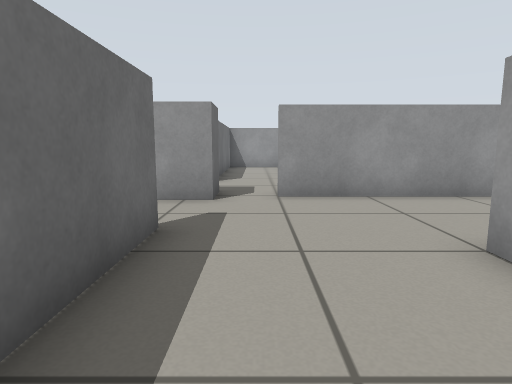
[1] (above)

20 first-person views from a walk through a robot-simulator world made for Gazebo. The camera is 0.57 m above the floor, tilts 8° down and sees 75° across. The floor is counted in squares, 0.5 m on a side. Each view is taken from the middle of a square. On the plan, view 1 faces up. The plan holds only what a view shows up to about 13 squares ahead; the rest is blank.

[2]
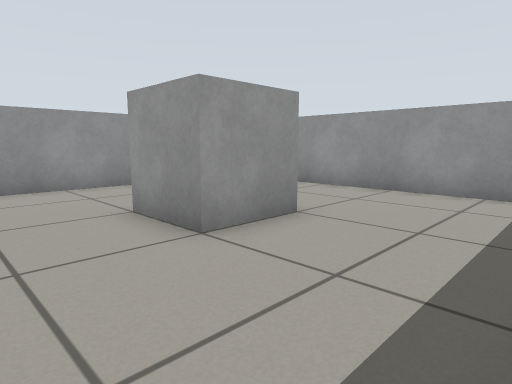

[3]
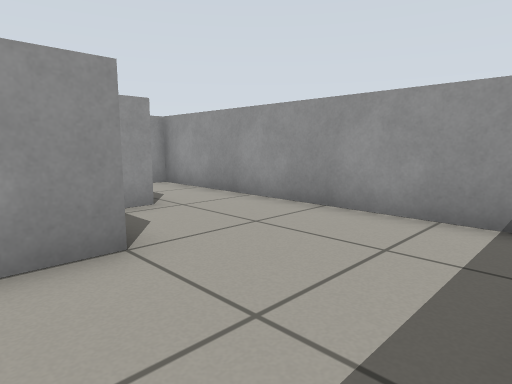

[4]
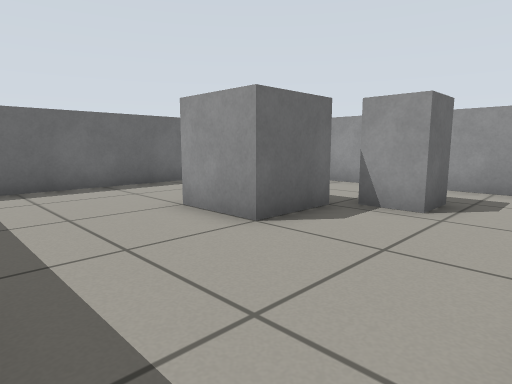

[5]
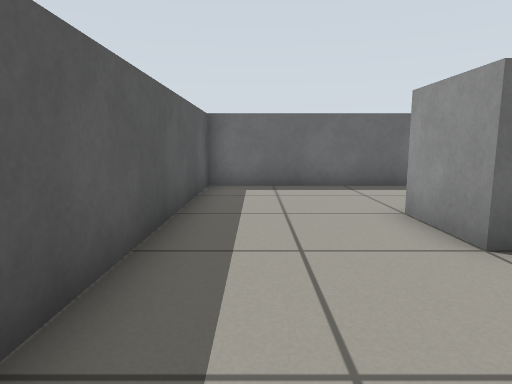

[6]
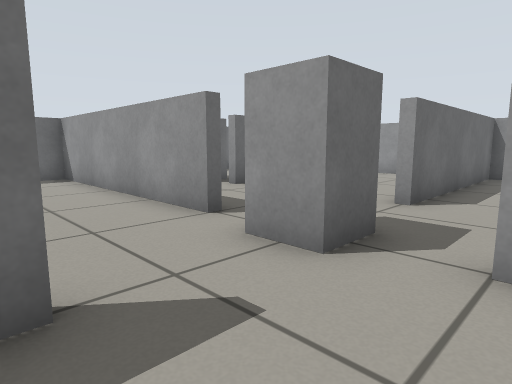

[7]
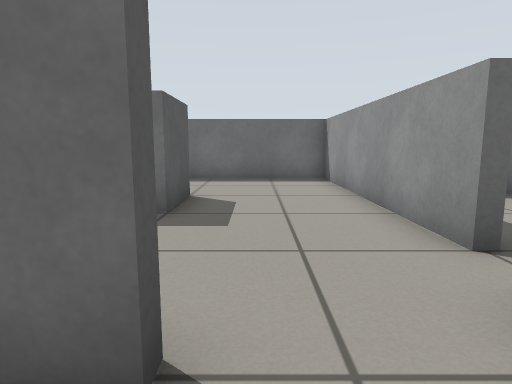

[8]
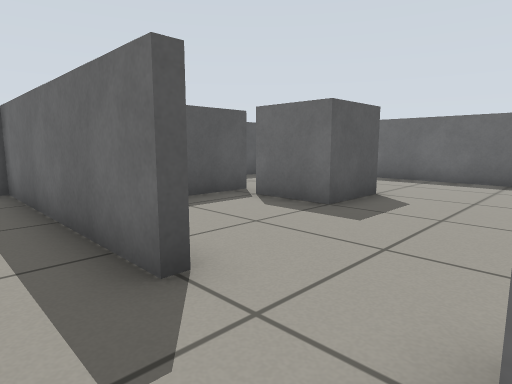

[9]
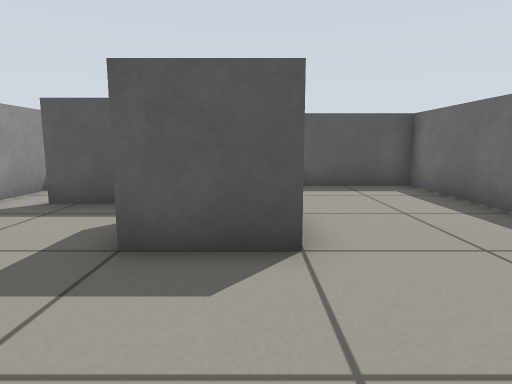

[10]
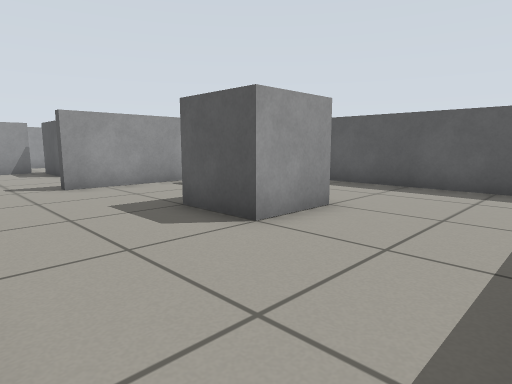

[11]
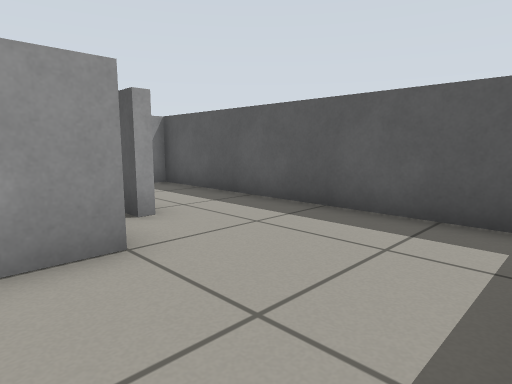

[12]
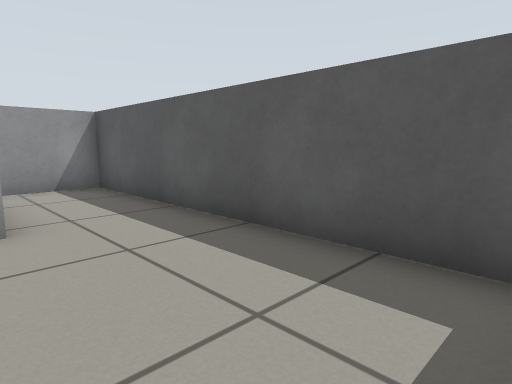

[13]
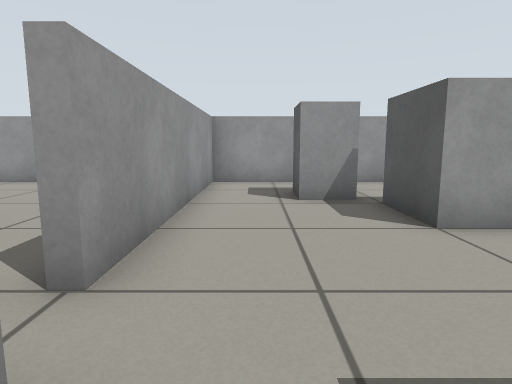

[14]
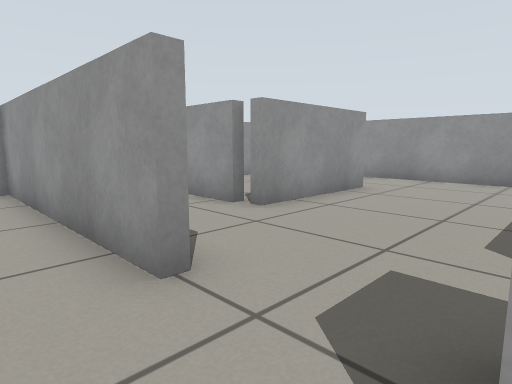

[15]
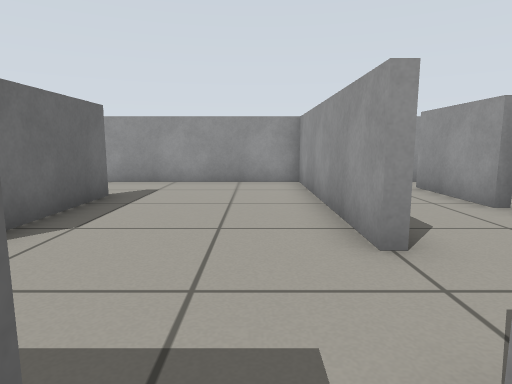

[16]
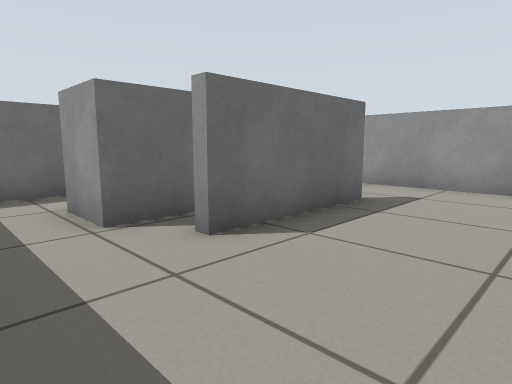

[17]
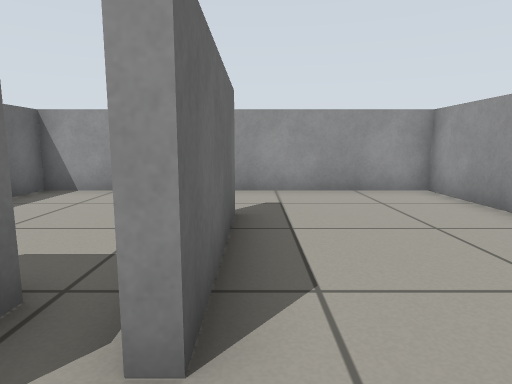

[18]
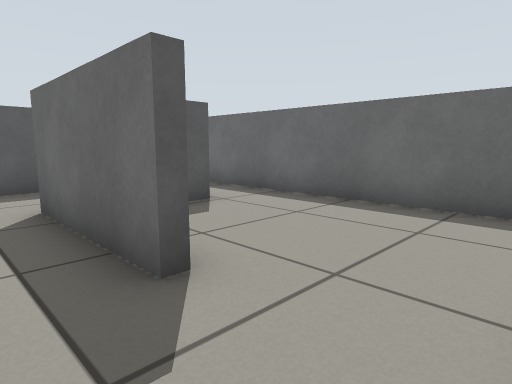

[19]
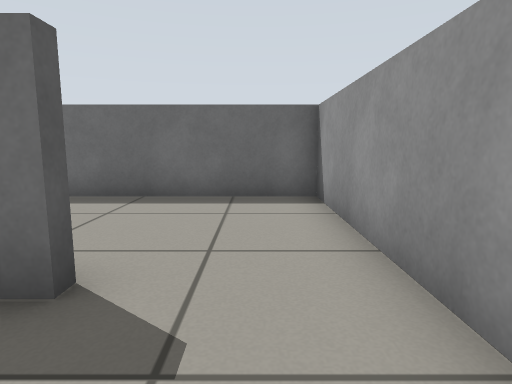

[20]
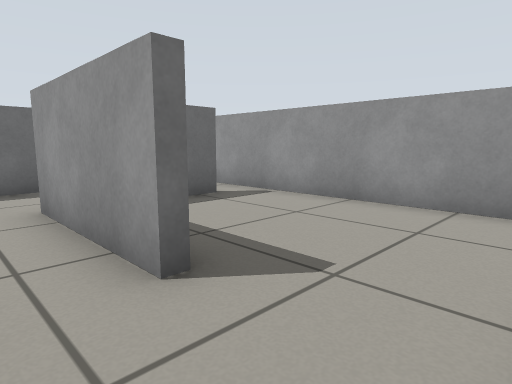

### Floor plan
Ten units are one square. View 1 is at (0, 0); x grows to the right and y downward. Boxes are objects, and circles mark ways between rooms. Rooms are numbered by the first view taken in them; rooms with no view inside come last. Other rooms are left out.
<svg viewBox="-119 -179 208 208">
<path fill="none" stroke="#000" d="M84 14 84 -74 5 -74M-13 -45 -13 24 64 24M-60 -2 -60 -7 -30 -7M-35 -78 -35 -74 -114 -74 -114 24 -16 24 -16 -45 -13 -45M5 -74 5 -78M-13 -105 -16 -105M-68 -145 -63 -145 -63 -105 -68 -105M-70 -77 -61 -77M-16 -105 -16 -174 -114 -174 -114 -85M55 -128 55 -123 14 -123 14 -128M18 -130 14 -130 14 -160M17 -161 17 -151M84 -94 84 -140M72 -174 -13 -174 -13 -105"/>
<rect x="25" y="-45" width="20" height="30" fill="#bbb"><title>pillar</title></rect>
<rect x="45" y="-55" width="20" height="20" fill="#bbb"><title>pillar</title></rect>
<rect x="-75" y="-35" width="20" height="20" fill="#bbb"><title>pillar</title></rect>
<rect x="-25" y="-85" width="20" height="20" fill="#bbb"><title>grey box</title></rect>
<rect x="-95" y="-115" width="20" height="20" fill="#bbb"><title>grey box</title></rect>
<circle cx="7" cy="-60" r="3" fill="#2a7"/>
<circle cx="-30" cy="-100" r="3" fill="#2a7"/>
<circle cx="0" cy="-97" r="3" fill="#2a7"/>
<text x="40" y="-20">1</text>
<text x="-60" y="-30">2</text>
<text x="-70" y="-130">3</text>
<text x="40" y="-120">4</text>
</svg>
Room 1 opens to room 2. Room 2 opens to room 3. Room 2 opens to room 4.

Where each view was taken, in squares from view 1:
view 1: 0 up, 0 right, facing up
view 2: 2 down, 0 right, facing up-right
view 3: 2 down, 3 right, facing up-right
view 4: 2 down, 8 right, facing up-left
view 5: 1 down, 8 right, facing left
view 6: 4 up, 1 right, facing up-left
view 7: 5 up, 0 right, facing left
view 8: 7 up, 0 right, facing down-left
view 9: 7 up, 7 left, facing down
view 10: 7 up, 11 left, facing down-right
view 11: 3 up, 11 left, facing down-right
view 12: 1 up, 11 left, facing down-right
view 13: 6 up, 2 left, facing right
view 14: 8 up, 3 left, facing up-right
view 15: 7 up, 3 left, facing up
view 16: 8 up, 3 left, facing up-left
view 17: 9 up, 6 left, facing up
view 18: 17 up, 5 left, facing down-left
view 19: 16 up, 4 left, facing left
view 20: 11 up, 8 right, facing up-left
